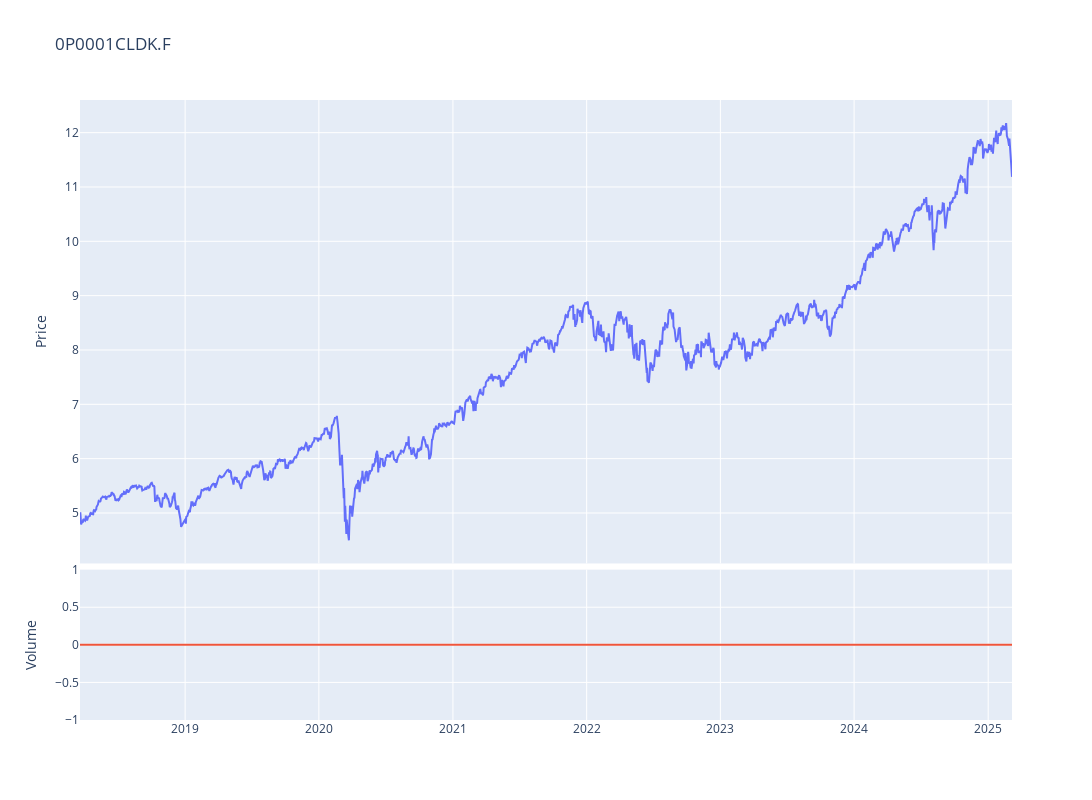

The code cell stored with this chart in its notebook:
### Code cell
fig = make_subplots(rows=4, cols=1,shared_xaxes=True,vertical_spacing=0.01,specs=[[{'rowspan':3,'colspan':1}],[None],[None],[{'rowspan':1,'colspan':1}]])

# Graph (1,1)
fig.add_trace(go.Scatter(x=stock_ticker.index,y=stock_ticker['Adj Close'],mode="lines",name=f"{ticker}"),row=1, col=1)
# Update xaxis properties
fig.update_yaxes(title_text="Price", row=1, col=1)

# Graph (4,1)
fig.add_trace(go.Scatter(x=stock_ticker.index,y=stock_ticker['Volume'],mode="lines",name='Volume'),row=4, col=1)
fig.update_yaxes(title_text="Volume", row=4, col=1)

fig.update_layout(height=800, width=1300,showlegend=False,title=f"{ticker}")

fig.show()

### Figure 1 — Plotly figure (JSON) as saved in the notebook; plotly's stock layout.template omitted (floating-point values rounded to 4 significant figures; data arrays with more than 128 entries replaced by an {"elided": "..."} marker saying what was removed)
{"data": [{"mode": "lines", "name": "0P0001CLDK.F", "type": "scatter", "x": {"elided": "1767 str values"}, "xaxis": "x", "y": {"elided": "1767 float values"}, "yaxis": "y"}, {"mode": "lines", "name": "Volume", "type": "scatter", "x": {"elided": "1767 str values"}, "xaxis": "x2", "y": {"elided": "1767 int values"}, "yaxis": "y2"}], "layout": {"height": 800, "showlegend": false, "title": {"text": "0P0001CLDK.F"}, "width": 1300, "xaxis": {"anchor": "y", "domain": [0, 1], "matches": "x2", "showticklabels": false}, "xaxis2": {"anchor": "y2", "domain": [0, 1]}, "yaxis": {"anchor": "x", "domain": [0.2525, 1], "title": {"text": "Price"}}, "yaxis2": {"anchor": "x2", "domain": [0, 0.2425], "title": {"text": "Volume"}}}}
